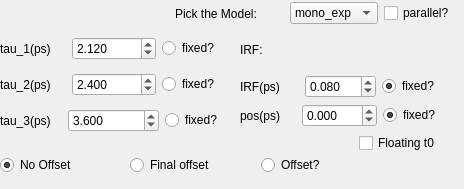
        <widget class="QWidget" name="tab_18">
         <attribute name="title">
          <string>Time positive direction</string>
         </attribute>
         <widget class="QWidget" name="layoutWidget_31">
          <property name="geometry">
           <rect>
            <x>0</x>
            <y>30</y>
            <width>227</width>
            <height>111</height>
           </rect>
          </property>
          <layout class="QVBoxLayout" name="verticalLayout_26">
           <item>
            <layout class="QHBoxLayout" name="horizontalLayout_129">
             <item>
              <widget class="QLabel" name="label_114">
               <property name="text">
                <string>tau_1(ps)</string>
               </property>
              </widget>
             </item>
             <item>
              <widget class="QDoubleSpinBox" name="doubleSpinBox_global_time_tau1_guess_bidir_pos_2">
               <property name="decimals">
                <number>3</number>
               </property>
               <property name="minimum">
                <double>0.001000000000000</double>
               </property>
               <property name="maximum">
                <double>50000.000000000000000</double>
               </property>
               <property name="singleStep">
                <double>1.000000000000000</double>
               </property>
               <property name="value">
                <double>2.120000000000000</double>
               </property>
              </widget>
             </item>
             <item>
              <widget class="QRadioButton" name="radioButton_tau1_fixed_bidir_pos_2">
               <property name="text">
                <string>fixed?</string>
               </property>
               <property name="autoExclusive">
                <bool>false</bool>
               </property>
              </widget>
             </item>
            </layout>
           </item>
           <item>
            <layout class="QHBoxLayout" name="horizontalLayout_130">
             <item>
              <widget class="QLabel" name="label_115">
               <property name="text">
                <string>tau_2(ps)</string>
               </property>
              </widget>
             </item>
             <item>
              <widget class="QDoubleSpinBox" name="doubleSpinBox_global_time_tau2_guess_bidir_pos_2">
               <property name="decimals">
                <number>3</number>
               </property>
               <property name="minimum">
                <double>0.001000000000000</double>
               </property>
               <property name="maximum">
                <double>50000.000000000000000</double>
               </property>
               <property name="value">
                <double>2.400000000000000</double>
               </property>
              </widget>
             </item>
             <item>
              <widget class="QRadioButton" name="radioButton_tau2_fixed_bidir_pos_2">
               <property name="text">
                <string>fixed?</string>
               </property>
               <property name="autoExclusive">
                <bool>false</bool>
               </property>
              </widget>
             </item>
            </layout>
           </item>
           <item>
            <layout class="QHBoxLayout" name="horizontalLayout_131">
             <item>
              <widget class="QLabel" name="label_116">
               <property name="text">
                <string>tau_3(ps)</string>
               </property>
              </widget>
             </item>
             <item>
              <widget class="QDoubleSpinBox" name="doubleSpinBox_global_time_tau3_guess_bidir_pos_2">
               <property name="decimals">
                <number>3</number>
               </property>
               <property name="minimum">
                <double>0.001000000000000</double>
               </property>
               <property name="maximum">
                <double>500000.000000000000000</double>
               </property>
               <property name="value">
                <double>3.600000000000000</double>
               </property>
              </widget>
             </item>
             <item>
              <widget class="QRadioButton" name="radioButton_tau3_fixed_bidir_pos_2">
               <property name="text">
                <string>fixed?</string>
               </property>
               <property name="autoExclusive">
                <bool>false</bool>
               </property>
              </widget>
             </item>
            </layout>
           </item>
          </layout>
         </widget>
         <widget class="QWidget" name="layoutWidget_32">
          <property name="geometry">
           <rect>
            <x>0</x>
            <y>150</y>
            <width>385</width>
            <height>30</height>
           </rect>
          </property>
          <layout class="QHBoxLayout" name="horizontalLayout_127">
           <item>
            <widget class="QRadioButton" name="radioButton_no_offset_bidir_pos_3">
             <property name="text">
              <string>No Offset</string>
             </property>
             <property name="checked">
              <bool>true</bool>
             </property>
            </widget>
           </item>
           <item>
            <widget class="QRadioButton" name="radioButton_time_final_offset_bidir_pos_3">
             <property name="toolTip">
              <string>Assumes that the final state is ionizable/has an infinite lifetime.</string>
             </property>
             <property name="text">
              <string>Final offset</string>
             </property>
            </widget>
           </item>
           <item>
            <widget class="QRadioButton" name="radioButton_time_offset_bidir_pos_3">
             <property name="toolTip">
              <string>Assumes that there is an indipendant species which just gives an offset.</string>
             </property>
             <property name="text">
              <string>Offset?</string>
             </property>
            </widget>
           </item>
          </layout>
         </widget>
         <widget class="QWidget" name="layoutWidget_33">
          <property name="geometry">
           <rect>
            <x>240</x>
            <y>30</y>
            <width>200</width>
            <height>123</height>
           </rect>
          </property>
          <layout class="QVBoxLayout" name="verticalLayout_25">
           <item>
            <layout class="QHBoxLayout" name="horizontalLayout_124">
             <item>
              <widget class="QLabel" name="label_110">
               <property name="text">
                <string>IRF:</string>
               </property>
              </widget>
             </item>
             <item>
              <spacer name="horizontalSpacer_34">
               <property name="orientation">
                <enum>Qt::Horizontal</enum>
               </property>
               <property name="sizeHint" stdset="0">
                <size>
                 <width>40</width>
                 <height>20</height>
                </size>
               </property>
              </spacer>
             </item>
            </layout>
           </item>
           <item>
            <layout class="QHBoxLayout" name="horizontalLayout_125">
             <item>
              <widget class="QLabel" name="label_111">
               <property name="text">
                <string>IRF(ps)</string>
               </property>
              </widget>
             </item>
             <item>
              <widget class="QDoubleSpinBox" name="doubleSpinBox_guess_time_irf_guess_bidir_pos_2">
               <property name="decimals">
                <number>3</number>
               </property>
               <property name="minimum">
                <double>0.020000000000000</double>
               </property>
               <property name="maximum">
                <double>200.000000000000000</double>
               </property>
               <property name="value">
                <double>0.080000000000000</double>
               </property>
              </widget>
             </item>
             <item>
              <widget class="QRadioButton" name="radioButton_IRF_fixed_bidir_pos_2">
               <property name="text">
                <string>fixed?</string>
               </property>
               <property name="checked">
                <bool>true</bool>
               </property>
               <property name="autoExclusive">
                <bool>false</bool>
               </property>
              </widget>
             </item>
            </layout>
           </item>
           <item>
            <layout class="QHBoxLayout" name="horizontalLayout_126">
             <item>
              <widget class="QLabel" name="label_112">
               <property name="text">
                <string>pos(ps)</string>
               </property>
              </widget>
             </item>
             <item>
              <widget class="QDoubleSpinBox" name="doubleSpinBox_global_time_pos_irf_guess_bidir_pos_2">
               <property name="decimals">
                <number>3</number>
               </property>
               <property name="minimum">
                <double>-500.000000000000000</double>
               </property>
               <property name="maximum">
                <double>500.000000000000000</double>
               </property>
              </widget>
             </item>
             <item>
              <widget class="QRadioButton" name="radioButton_pos_fixed_bidir_pos_2">
               <property name="text">
                <string>fixed?</string>
               </property>
               <property name="checked">
                <bool>true</bool>
               </property>
              </widget>
             </item>
            </layout>
           </item>
           <item>
            <layout class="QHBoxLayout" name="horizontalLayout_26">
             <item>
              <spacer name="horizontalSpacer_37">
               <property name="orientation">
                <enum>Qt::Horizontal</enum>
               </property>
               <property name="sizeHint" stdset="0">
                <size>
                 <width>40</width>
                 <height>20</height>
                </size>
               </property>
              </spacer>
             </item>
             <item>
              <widget class="QCheckBox" name="checkBox_global_bidir_floating_t0">
               <property name="toolTip">
                <string>calculate the t0 for each eV strip indipendently, only works for reasonable starting values! This is still an experimental feature, which does not always work..</string>
               </property>
               <property name="text">
                <string>Floating t0</string>
               </property>
              </widget>
             </item>
            </layout>
           </item>
          </layout>
         </widget>
         <widget class="QWidget" name="layoutWidget_30">
          <property name="geometry">
           <rect>
            <x>175</x>
            <y>0</y>
            <width>280</width>
            <height>27</height>
           </rect>
          </property>
          <layout class="QHBoxLayout" name="horizontalLayout_128">
           <item>
            <widget class="QLabel" name="label_113">
             <property name="sizePolicy">
              <sizepolicy hsizetype="MinimumExpanding" vsizetype="MinimumExpanding">
               <horstretch>0</horstretch>
               <verstretch>0</verstretch>
              </sizepolicy>
             </property>
             <property name="statusTip">
              <string>(for the moment sequential up to three time-constans implemented)</string>
             </property>
             <property name="text">
              <string>Pick the Model:</string>
             </property>
            </widget>
           </item>
           <item>
            <spacer name="horizontalSpacer_35">
             <property name="orientation">
              <enum>Qt::Horizontal</enum>
             </property>
             <property name="sizeHint" stdset="0">
              <size>
               <width>40</width>
               <height>20</height>
              </size>
             </property>
            </spacer>
           </item>
           <item>
            <widget class="QComboBox" name="comboBox_global_pick_model_bidir_pos_3">
             <item>
              <property name="text">
               <string>mono_exp</string>
              </property>
             </item>
             <item>
              <property name="text">
               <string>bi_exp</string>
              </property>
             </item>
             <item>
              <property name="text">
               <string>tri_exp</string>
              </property>
             </item>
            </widget>
           </item>
           <item>
            <widget class="QCheckBox" name="checkBox_global_bidir_pos_parallel">
             <property name="text">
              <string>parallel?</string>
             </property>
            </widget>
           </item>
          </layout>
         </widget>
        </widget>
